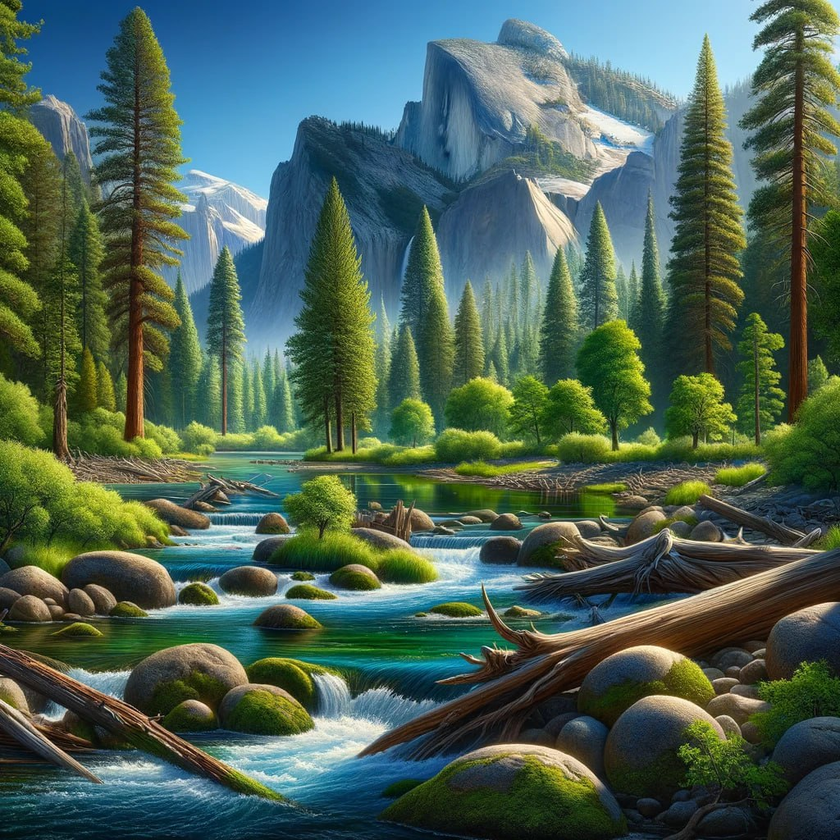
#> input picture HW1/practical/qb/src.png, 840 x 840 px, shrunk from 1024 x 1024 before the run
$ jupyter execute Qb.ipynb
#> lines starting #> are read from the running program, lines starting #| are printed output that depends on the picture
[cell 1]
import cv2
import numpy as np
import matplotlib.pyplot as plt
import math

# Question 2

## Part a

[cell 2]
def calc_hist(image):
    '''
    Do not use libraries
    calculate image histogram
    input(s):
      image (ndarray): input image
    output(s):
      hist (ndarray): computed input image histogram
    '''
    hist = np.zeros(256,dtype=int)

    #######################
    for i in range(image.shape[0]):
        for j in range(image.shape[1]):
            hist[image[i][j]] += 1
    #######################

    return hist

[cell 3]
def calc_cdf(channel):
  '''
    Do not use libraries
    calculate image cdf
    input(s):
      channel (ndarray): input image channel
    output(s):
      cdf (ndarray): computed cdf for input image channel
  '''

  #######################
  hist = calc_hist(channel)
  cdf = np.zeros(256, dtype=int)
  cdf[0] = hist[0]
  for i in range(1, 256):
    cdf[i] = hist[i] + cdf[i-1]
  #######################

  return cdf

[cell 4]
def hist_matching(src_image,ref_image):
  '''
  don't use libraries
  input(s):
    src_image (ndarray): source image
    ref_image (ndarray): reference image
  output(s):
    output_image (ndarray): transformation of source image so that its histogram matches histogram of refrence image
  '''
  output_image = src_image.copy()
  channels = [(0, 'Blue channel'), (1, 'Green channel'), (2, 'Red channel')]
  for channel, title in channels:

    #######################
    output_channel = output_image[:, :, channel]
    ref_channel = ref_image[:, :, channel]

    output_channel_cdf = calc_cdf(output_channel)
    ref_channel_cdf = calc_cdf(ref_channel)

    replace_dic = np.zeros(256, dtype=np.uint8)

    j = 0
    for i in range(256):
      while j < 255 and ref_channel_cdf[j] < output_channel_cdf[i]:
        j+=1
      replace_dic[i] = j
    output_image[:, :, channel] = np.take(replace_dic, output_channel)
    #######################

  return output_image

[cell 5]
# Do not change this cell
src = cv2.imread('src.png')
#> src is the input picture: shape (840, 840, 3); mean B, G, R 85.3, 98.8, 75.4
ref = cv2.imread('ref.png')
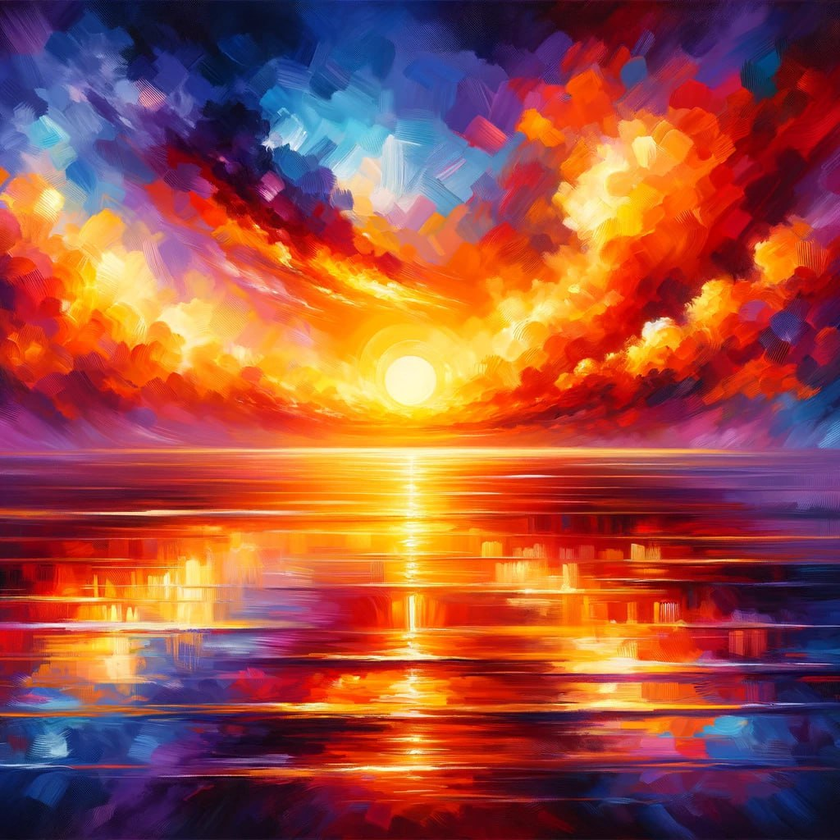
#> input picture HW1/practical/qb/ref.png, 840 x 840 px, shrunk from 1024 x 1024 before the run
#> ref is the input picture: shape (840, 840, 3); mean B, G, R 66.8, 78.6, 156.8
Array = [src, ref, hist_matching(src,ref)]
#> the loop in hist_matching, `for channel, title in channels:` made 3 passes
#> pass 1, in hist_matching, `output_channel = output_image[:, :, channel]`:
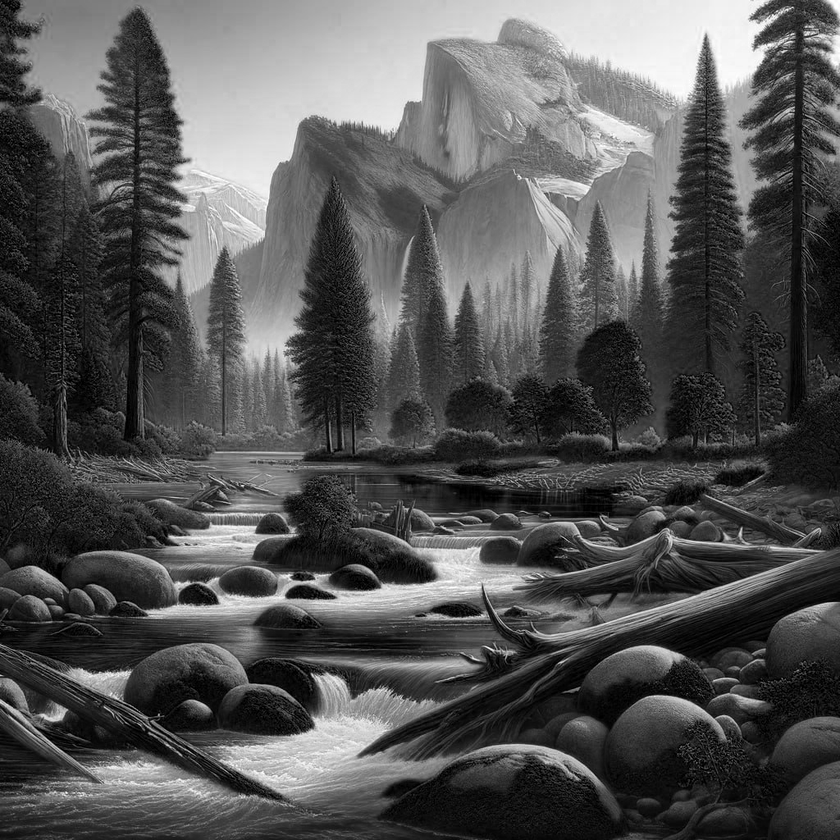
#> output_channel: shape (840, 840); min 0, max 255, mean 85.3
#> pass 1, in hist_matching, `ref_channel = ref_image[:, :, channel]`:
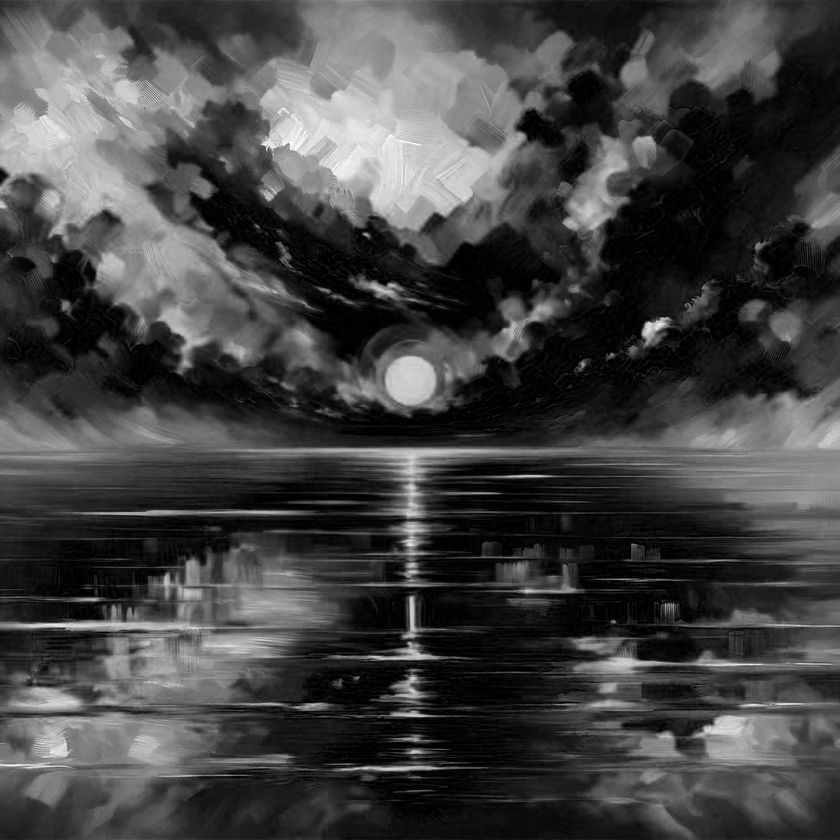
#> ref_channel: shape (840, 840); min 0, max 255, mean 66.8
#> after the loop in hist_matching, `for channel, title in channels:`:
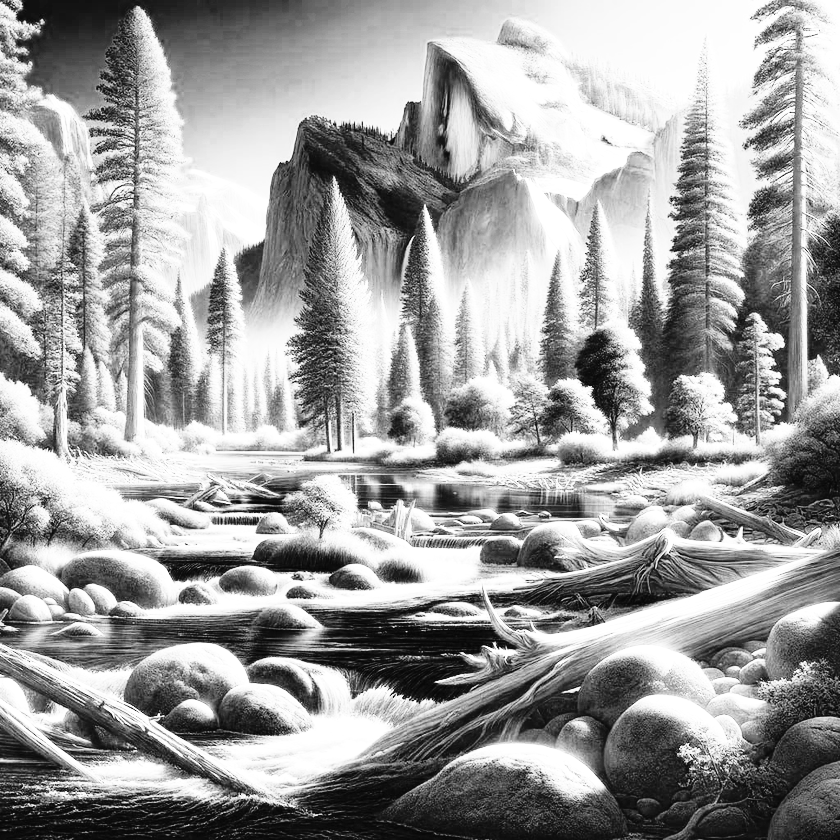
#> output_channel: shape (840, 840); min 8, max 255, mean 157.8
#> after the loop in hist_matching, `for channel, title in channels:`:
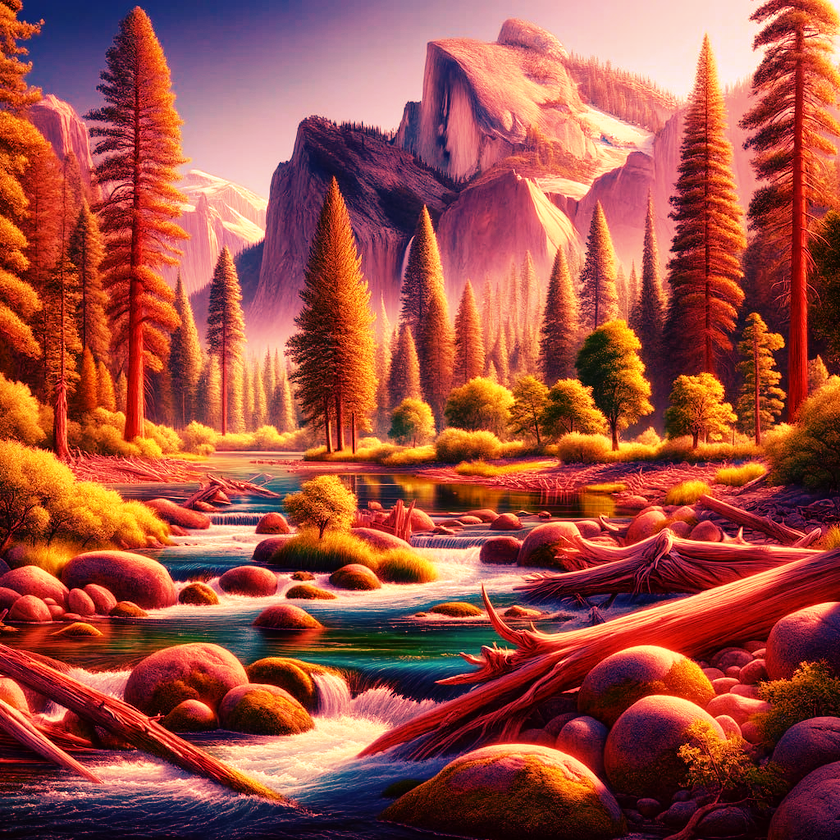
#> output_image: shape (840, 840, 3); mean B, G, R 67.2, 79.2, 157.8
#> after the loop in hist_matching, `for channel, title in channels:`:
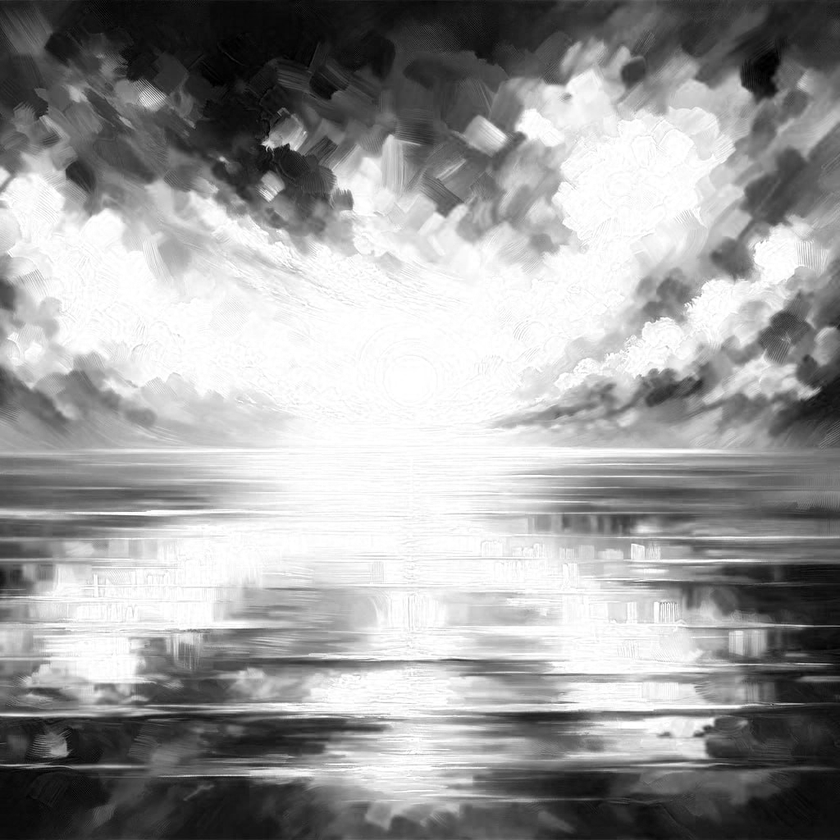
#> ref_channel: shape (840, 840); min 0, max 255, mean 156.8
titles = ['source image', 'reference image', 'output image']
plt.figure(figsize=(20,20))
for i in range(3):
  plt.subplot(1,3,i+1)
  plt.imshow(Array[i][:,:,::-1])
  plt.title(titles[i])
  plt.axis('off')
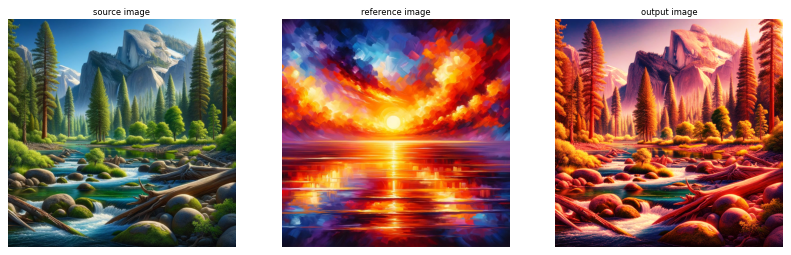
#> figure drawn by matplotlib, 3 panels

[cell 6]
# Do not change this cell
fig = plt.figure(figsize= (16, 5))
channels = [(0, 'Blue channel'), (1, 'Green channel'), (2, 'Red channel')]
output = hist_matching(src,ref)
for channel, title in channels:
    fig.add_subplot(1, 3, channel+ 1)
    a = calc_cdf(output[:,:,channel])
    b = calc_cdf(src[:,:,channel])
    c = calc_cdf(ref[:,:,channel])
    plt.plot(a,label='output', linewidth = 5)
    plt.plot(b,label='src')
    plt.plot(c,label='ref')
    plt.legend()
    plt.title(title)
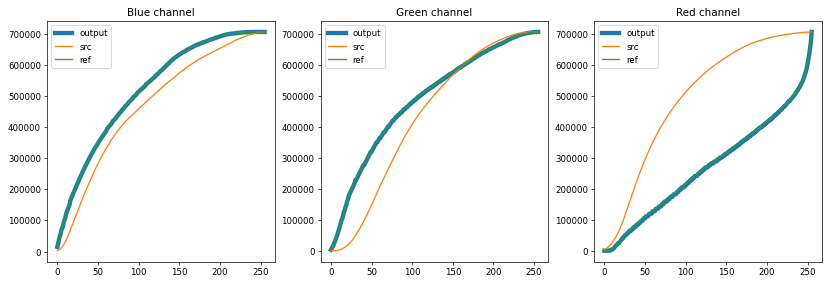
#> figure drawn by matplotlib, 3 panels; panel 1: curve peaks at x = 255, y = 705600; panel 1: curve peaks at x = 255, y = 705600; panel 1: curve peaks at x = 255, y = 705600; panel 2: curve peaks at x = 255, y = 705600
